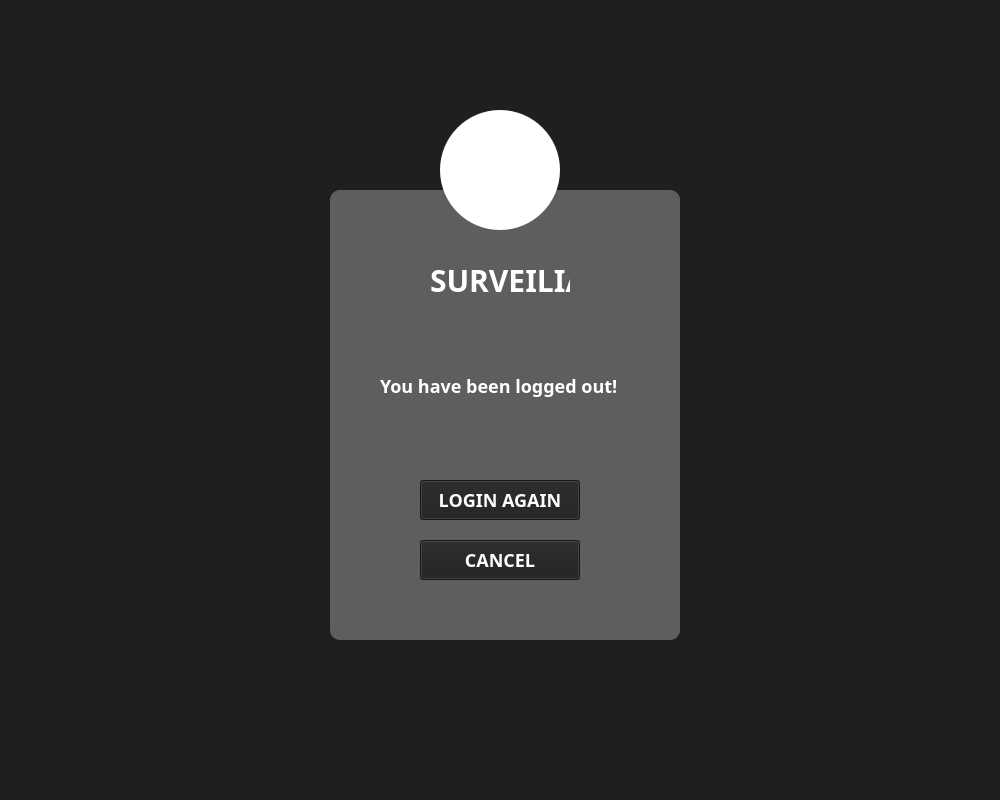
<?xml version="1.0" encoding="UTF-8"?>
<ui version="4.0">
 <class>loggedoutscreen</class>
 <widget class="QMainWindow" name="loggedoutscreen">
  <property name="geometry">
   <rect>
    <x>0</x>
    <y>0</y>
    <width>1000</width>
    <height>800</height>
   </rect>
  </property>
  <property name="sizePolicy">
   <sizepolicy hsizetype="Preferred" vsizetype="Preferred">
    <horstretch>0</horstretch>
    <verstretch>0</verstretch>
   </sizepolicy>
  </property>
  <property name="minimumSize">
   <size>
    <width>1000</width>
    <height>800</height>
   </size>
  </property>
  <property name="maximumSize">
   <size>
    <width>1000</width>
    <height>800</height>
   </size>
  </property>
  <property name="sizeIncrement">
   <size>
    <width>0</width>
    <height>0</height>
   </size>
  </property>
  <property name="windowTitle">
   <string>MainWindow</string>
  </property>
  <property name="styleSheet">
   <string notr="true">*{
font-family: century gothic;
font-size: 30px;
background-color:#201f1f;
}
QFrame{
background: #605E5C ;
border-radius:10px;

}
QLabel{
color:white;
font-weight: bold;
}
QToolButton{
background:white;
border-radius:60px;
}
QLineEdit{
background: transparent;
border:none;
color:BLACK;
border-bottom:1px solid black;
font-size:20px;
}
QPushButton{
font-size:18px;
font-weight:bold;
color:white ;
background:#201f1f;
}
QPushButton:hover{
color:white;
background-color:black;
}
#logoLabel{
background:transparent;
}</string>
  </property>
  <widget class="QWidget" name="centralwidget">
   <widget class="QFrame" name="loginForm_frame">
    <property name="geometry">
     <rect>
      <x>330</x>
      <y>190</y>
      <width>350</width>
      <height>450</height>
     </rect>
    </property>
    <property name="frameShape">
     <enum>QFrame::StyledPanel</enum>
    </property>
    <property name="frameShadow">
     <enum>QFrame::Raised</enum>
    </property>
    <widget class="QLabel" name="title_label">
     <property name="geometry">
      <rect>
       <x>100</x>
       <y>70</y>
       <width>140</width>
       <height>40</height>
      </rect>
     </property>
     <property name="text">
      <string>SURVEILIA</string>
     </property>
    </widget>
    <widget class="QPushButton" name="loginAgain_pushButton">
     <property name="geometry">
      <rect>
       <x>90</x>
       <y>290</y>
       <width>160</width>
       <height>40</height>
      </rect>
     </property>
     <property name="text">
      <string>LOGIN AGAIN</string>
     </property>
    </widget>
    <widget class="QLabel" name="loggedOut_label">
     <property name="geometry">
      <rect>
       <x>50</x>
       <y>180</y>
       <width>251</width>
       <height>31</height>
      </rect>
     </property>
     <property name="styleSheet">
      <string notr="true">font-size: 18px;</string>
     </property>
     <property name="text">
      <string>You have been logged out!</string>
     </property>
    </widget>
    <widget class="QPushButton" name="cancel_pushButton">
     <property name="geometry">
      <rect>
       <x>90</x>
       <y>350</y>
       <width>160</width>
       <height>40</height>
      </rect>
     </property>
     <property name="text">
      <string>CANCEL</string>
     </property>
    </widget>
   </widget>
   <widget class="QLabel" name="logo_label">
    <property name="geometry">
     <rect>
      <x>430</x>
      <y>120</y>
      <width>150</width>
      <height>100</height>
     </rect>
    </property>
    <property name="styleSheet">
     <string notr="true">background: transparent;</string>
    </property>
    <property name="text">
     <string/>
    </property>
    <property name="pixmap">
     <pixmap resource="resource01.qrc">:/logo/surveilialogo.PNG</pixmap>
    </property>
    <property name="scaledContents">
     <bool>true</bool>
    </property>
   </widget>
   <widget class="QToolButton" name="logo_toolButton">
    <property name="geometry">
     <rect>
      <x>440</x>
      <y>110</y>
      <width>120</width>
      <height>120</height>
     </rect>
    </property>
    <property name="text">
     <string/>
    </property>
   </widget>
   <zorder>loginForm_frame</zorder>
   <zorder>logo_toolButton</zorder>
   <zorder>logo_label</zorder>
  </widget>
 </widget>
 <resources>
  <include location="resource01.qrc"/>
 </resources>
 <connections/>
</ui>
